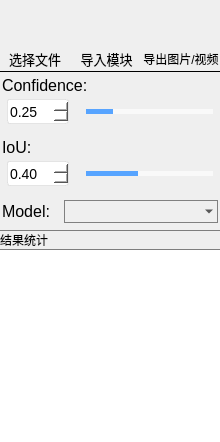
        <widget class="QFrame" name="menu_box">
         <property name="minimumSize">
          <size>
           <width>220</width>
           <height>0</height>
          </size>
         </property>
         <property name="maximumSize">
          <size>
           <width>220</width>
           <height>16777215</height>
          </size>
         </property>
         <property name="styleSheet">
          <string notr="true">QFrame#menu_box{
	border-right:1px solid  #7e7e7e;
     border-left:0px solid  black;
     border-top:0px solid  black;
}</string>
         </property>
         <layout class="QVBoxLayout" name="menubox" stretch="0">
          <property name="spacing">
           <number>0</number>
          </property>
          <property name="leftMargin">
           <number>0</number>
          </property>
          <property name="topMargin">
           <number>1</number>
          </property>
          <property name="rightMargin">
           <number>0</number>
          </property>
          <property name="bottomMargin">
           <number>0</number>
          </property>
          <item>
           <widget class="QFrame" name="menu">
            <property name="sizePolicy">
             <sizepolicy hsizetype="Preferred" vsizetype="Preferred">
              <horstretch>0</horstretch>
              <verstretch>0</verstretch>
             </sizepolicy>
            </property>
            <property name="minimumSize">
             <size>
              <width>0</width>
              <height>0</height>
             </size>
            </property>
            <property name="styleSheet">
             <string notr="true">QGroup#menu{
	border:none;
}</string>
            </property>
            <property name="locale">
             <locale language="Chinese" country="China"/>
            </property>
            <layout class="QVBoxLayout" name="verticalLayout_2" stretch="8,0,50">
             <property name="spacing">
              <number>0</number>
             </property>
             <property name="leftMargin">
              <number>0</number>
             </property>
             <property name="topMargin">
              <number>0</number>
             </property>
             <property name="rightMargin">
              <number>0</number>
             </property>
             <property name="bottomMargin">
              <number>0</number>
             </property>
             <item>
              <layout class="QHBoxLayout" name="tools">
               <property name="spacing">
                <number>2</number>
               </property>
               <property name="leftMargin">
                <number>0</number>
               </property>
               <property name="topMargin">
                <number>6</number>
               </property>
               <property name="rightMargin">
                <number>1</number>
               </property>
               <property name="bottomMargin">
                <number>2</number>
               </property>
               <item>
                <layout class="QVBoxLayout" name="verticalLayout_6">
                 <item>
                  <widget class="QPushButton" name="folder">
                   <property name="minimumSize">
                    <size>
                     <width>40</width>
                     <height>40</height>
                    </size>
                   </property>
                   <property name="styleSheet">
                    <string notr="true">QPushButton#folder{
	border:none;
}
QPushButton::hover {
border-style: solid;
border-width: 0px;
border-radius: 0px;
background-color: rgba(223, 223, 223, 150);
}</string>
                   </property>
                   <property name="text">
                    <string/>
                   </property>
                   <property name="icon">
                    <iconset>
                     <normaloff>../../../python/GUI_Bilibili/icons/folder.png</normaloff>../../../python/GUI_Bilibili/icons/folder.png</iconset>
                   </property>
                   <property name="iconSize">
                    <size>
                     <width>40</width>
                     <height>40</height>
                    </size>
                   </property>
                  </widget>
                 </item>
                 <item>
                  <widget class="QLabel" name="folder_txt">
                   <property name="styleSheet">
                    <string notr="true">QLabel#folder_txt{
	font-size:10pt;
}</string>
                   </property>
                   <property name="text">
                    <string>选择文件</string>
                   </property>
                   <property name="alignment">
                    <set>Qt::AlignCenter</set>
                   </property>
                  </widget>
                 </item>
                </layout>
               </item>
               <item>
                <layout class="QVBoxLayout" name="verticalLayout_8">
                 <item>
                  <widget class="QPushButton" name="importbtn">
                   <property name="minimumSize">
                    <size>
                     <width>40</width>
                     <height>40</height>
                    </size>
                   </property>
                   <property name="styleSheet">
                    <string notr="true">QPushButton#importbtn{
	border:none;
}
QPushButton::hover {
border-style: solid;
border-width: 0px;
border-radius: 0px;
background-color: rgba(223, 223, 223, 150);
}</string>
                   </property>
                   <property name="text">
                    <string/>
                   </property>
                   <property name="icon">
                    <iconset>
                     <normaloff>../../../python/GUI_Bilibili/icons/import.png</normaloff>../../../python/GUI_Bilibili/icons/import.png</iconset>
                   </property>
                   <property name="iconSize">
                    <size>
                     <width>40</width>
                     <height>40</height>
                    </size>
                   </property>
                  </widget>
                 </item>
                 <item>
                  <widget class="QLabel" name="import_txt">
                   <property name="styleSheet">
                    <string notr="true">QLabel#import_txt{
	font-size:10pt;
}</string>
                   </property>
                   <property name="text">
                    <string>导入模块</string>
                   </property>
                   <property name="alignment">
                    <set>Qt::AlignCenter</set>
                   </property>
                  </widget>
                 </item>
                </layout>
               </item>
               <item>
                <layout class="QVBoxLayout" name="verticalLayout_9">
                 <item>
                  <widget class="QPushButton" name="exporter">
                   <property name="minimumSize">
                    <size>
                     <width>40</width>
                     <height>40</height>
                    </size>
                   </property>
                   <property name="styleSheet">
                    <string notr="true">QPushButton#exporter{
	border:none;
}
QPushButton::hover {
border-style: solid;
border-width: 0px;
border-radius: 0px;
background-color: rgba(223, 223, 223, 150);
}</string>
                   </property>
                   <property name="text">
                    <string/>
                   </property>
                   <property name="icon">
                    <iconset>
                     <normaloff>../../../python/GUI_Bilibili/icons/export.png</normaloff>../../../python/GUI_Bilibili/icons/export.png</iconset>
                   </property>
                   <property name="iconSize">
                    <size>
                     <width>40</width>
                     <height>40</height>
                    </size>
                   </property>
                  </widget>
                 </item>
                 <item>
                  <widget class="QLabel" name="recog_txt_2">
                   <property name="styleSheet">
                    <string notr="true">QLabel#export_txt{
	font-size:10pt;
}</string>
                   </property>
                   <property name="text">
                    <string>导出图片/视频</string>
                   </property>
                   <property name="alignment">
                    <set>Qt::AlignCenter</set>
                   </property>
                  </widget>
                 </item>
                </layout>
               </item>
              </layout>
             </item>
             <item>
              <widget class="QFrame" name="args">
               <property name="styleSheet">
                <string notr="true">QFrame#args{
	border-top:1px solid black;
}</string>
               </property>
               <layout class="QVBoxLayout" name="argsbar" stretch="0,10,2,0,10,2,8">
                <property name="spacing">
                 <number>4</number>
                </property>
                <property name="leftMargin">
                 <number>2</number>
                </property>
                <property name="topMargin">
                 <number>4</number>
                </property>
                <property name="rightMargin">
                 <number>2</number>
                </property>
                <property name="bottomMargin">
                 <number>1</number>
                </property>
                <item>
                 <widget class="QLabel" name="confidence">
                  <property name="styleSheet">
                   <string notr="true">QLabel#confidence{
	font-size:12pt;
}</string>
                  </property>
                  <property name="text">
                   <string>Confidence:</string>
                  </property>
                 </widget>
                </item>
                <item>
                 <layout class="QHBoxLayout" name="horizontalLayout_8" stretch="0,0">
                  <property name="spacing">
                   <number>12</number>
                  </property>
                  <property name="leftMargin">
                   <number>5</number>
                  </property>
                  <property name="rightMargin">
                   <number>0</number>
                  </property>
                  <item>
                   <widget class="QDoubleSpinBox" name="con_num">
                    <property name="minimumSize">
                     <size>
                      <width>62</width>
                      <height>25</height>
                     </size>
                    </property>
                    <property name="maximumSize">
                     <size>
                      <width>62</width>
                      <height>16777215</height>
                     </size>
                    </property>
                    <property name="font">
                     <font>
                      <family>Microsoft YaHei UI</family>
                      <pointsize>-1</pointsize>
                     </font>
                    </property>
                    <property name="styleSheet">
                     <string notr="true">QDoubleSpinBox{
background:white;
color:black;
font-size: 14px;
font-family: &quot;Microsoft YaHei UI&quot;;
border-style: solid;
border-width: 1px;
border-color: rgba(200, 200, 200,100);
border-radius: 3px;
margin: 0px 0;                                         
     left: 5px; 
	right: 5px; 
}

QDoubleSpinBox::down-button{
background:rgba(200, 200, 200,0);
border-image: url(:/img/img/icons/down-arrow.png);}
QDoubleSpinBox::down-button::hover{
background:rgba(200, 200, 200,100);
border-image: url(:/img/img/icons/down-arrow.png);}

QDoubleSpinBox::up-button{
background:rgba(200, 200, 200,0);
border-image: url(:/img/img/icons/up-arrow.png);}
QDoubleSpinBox::up-button::hover{
background:rgba(200, 200, 200,100);
border-image: url(:/img/img/icons/up-arrow.png);}
</string>
                    </property>
                    <property name="maximum">
                     <double>1.000000000000000</double>
                    </property>
                    <property name="singleStep">
                     <double>0.010000000000000</double>
                    </property>
                    <property name="value">
                     <double>0.250000000000000</double>
                    </property>
                   </widget>
                  </item>
                  <item>
                   <widget class="QSlider" name="con_slider">
                    <property name="styleSheet">
                     <string notr="true">QSlider{
	border-color: #bcbcbc;
	color:#57a4ff;
}
QSlider::groove:horizontal {                                
     border: 1px solid #999999;                             
     height: 3px;                                           
  	 margin: 0px 0;                                         
     left: 5px; 
	right: 5px; 
 }
QSlider::handle:horizontal {                               
     border: 0px ; 
     border-image: url(:/img/img/icons/full-moon.png);
	 width:17px;
     margin: -7px -7px -7px -7px;                  
} 
QSlider::add-page:horizontal{
background: qlineargradient(spread:pad, x1:0, y1:1, x2:0, y2:0, stop:0 #f9f9f9, stop:0.25 #f9f9f9, stop:0.5 #f9f9f9, stop:1 #f9f9f9); 

}
QSlider::sub-page:horizontal{                               
 background: qlineargradient(spread:pad, x1:0, y1:1, x2:0, y2:0, stop:0 #57a4ff, stop:0.25 #57a4ff, stop:0.5 #57a4ff, stop:1 #57a4ff);                     
}</string>
                    </property>
                    <property name="maximum">
                     <number>100</number>
                    </property>
                    <property name="value">
                     <number>20</number>
                    </property>
                    <property name="orientation">
                     <enum>Qt::Horizontal</enum>
                    </property>
                   </widget>
                  </item>
                 </layout>
                </item>
                <item>
                 <spacer name="verticalSpacer_3">
                  <property name="orientation">
                   <enum>Qt::Vertical</enum>
                  </property>
                  <property name="sizeHint" stdset="0">
                   <size>
                    <width>20</width>
                    <height>10</height>
                   </size>
                  </property>
                 </spacer>
                </item>
                <item>
                 <widget class="QLabel" name="iou">
                  <property name="styleSheet">
                   <string notr="true">QLabel#iou{
	font-size:12pt;
}</string>
                  </property>
                  <property name="text">
                   <string>IoU:</string>
                  </property>
                 </widget>
                </item>
                <item>
                 <layout class="QHBoxLayout" name="horizontalLayout_9" stretch="0,0">
                  <property name="spacing">
                   <number>12</number>
                  </property>
                  <property name="leftMargin">
                   <number>5</number>
                  </property>
                  <item>
                   <widget class="QDoubleSpinBox" name="iou_num">
                    <property name="minimumSize">
                     <size>
                      <width>62</width>
                      <height>25</height>
                     </size>
                    </property>
                    <property name="maximumSize">
                     <size>
                      <width>62</width>
                      <height>16777215</height>
                     </size>
                    </property>
                    <property name="font">
                     <font>
                      <family>Microsoft YaHei UI</family>
                      <pointsize>-1</pointsize>
                     </font>
                    </property>
                    <property name="styleSheet">
                     <string notr="true">QDoubleSpinBox{
background:white;
color:black;
font-size: 14px;
font-family: &quot;Microsoft YaHei UI&quot;;
border-style: solid;
border-width: 1px;
border-color: rgba(200, 200, 200,100);
border-radius: 3px;
margin: 0px 0;                                         
     left: 5px; 
	right: 5px; 
}

QDoubleSpinBox::down-button{
background:rgba(200, 200, 200,0);
border-image: url(:/img/img/icons/down-arrow.png);}
QDoubleSpinBox::down-button::hover{
background:rgba(200, 200, 200,100);
border-image: url(:/img/img/icons/down-arrow.png);}

QDoubleSpinBox::up-button{
background:rgba(200, 200, 200,0);
border-image: url(:/img/img/icons/up-arrow.png);}
QDoubleSpinBox::up-button::hover{
background:rgba(200, 200, 200,100);
border-image: url(:/img/img/icons/up-arrow.png);}
</string>
                    </property>
                    <property name="maximum">
                     <double>1.000000000000000</double>
                    </property>
                    <property name="singleStep">
                     <double>0.010000000000000</double>
                    </property>
                    <property name="value">
                     <double>0.400000000000000</double>
                    </property>
                   </widget>
                  </item>
                  <item>
                   <widget class="QSlider" name="iou_slider">
                    <property name="styleSheet">
                     <string notr="true">QSlider{
	border-color: #bcbcbc;
	color:#57a4ff;
}
QSlider::groove:horizontal {                                
     border: 1px solid #999999;                             
     height: 3px;                                           
  	 margin: 0px 0;                                         
     left: 5px; 
	right: 5px; 
 }
QSlider::handle:horizontal {                               
     border: 0px ; 
     border-image: url(:/img/img/icons/full-moon.png);
	 width:17px;
     margin: -7px -7px -7px -7px;                  
} 
QSlider::add-page:horizontal{
background: qlineargradient(spread:pad, x1:0, y1:1, x2:0, y2:0, stop:0 #f9f9f9, stop:0.25 #f9f9f9, stop:0.5 #f9f9f9, stop:1 #f9f9f9); 

}
QSlider::sub-page:horizontal{                               
 background: qlineargradient(spread:pad, x1:0, y1:1, x2:0, y2:0, stop:0 #57a4ff, stop:0.25 #57a4ff, stop:0.5 #57a4ff, stop:1 #57a4ff);                     
}</string>
                    </property>
                    <property name="maximum">
                     <number>100</number>
                    </property>
                    <property name="value">
                     <number>40</number>
                    </property>
                    <property name="orientation">
                     <enum>Qt::Horizontal</enum>
                    </property>
                   </widget>
                  </item>
                 </layout>
                </item>
                <item>
                 <spacer name="verticalSpacer_4">
                  <property name="orientation">
                   <enum>Qt::Vertical</enum>
                  </property>
                  <property name="sizeHint" stdset="0">
                   <size>
                    <width>20</width>
                    <height>10</height>
                   </size>
                  </property>
                 </spacer>
                </item>
                <item>
                 <layout class="QHBoxLayout" name="horizontalLayout_2" stretch="12,30">
                  <property name="spacing">
                   <number>0</number>
                  </property>
                  <item>
                   <widget class="QLabel" name="ptmodel">
                    <property name="styleSheet">
                     <string notr="true">QLabel#ptmodel{
	font-size:12pt;
}</string>
                    </property>
                    <property name="text">
                     <string>Model:</string>
                    </property>
                   </widget>
                  </item>
                  <item>
                   <widget class="QComboBox" name="comboBox">
                    <property name="styleSheet">
                     <string notr="true">QComboBox QAbstractItemView {
font-family: &quot;Microsoft YaHei&quot;;
font-size: 16px;
background:white;
selection-background-color: rgb(255, 255, 255);
color: black;
outline:none;
border:none;}
QComboBox{
font-family: &quot;Microsoft YaHei&quot;;
font-size: 16px;
color: black;
border-width:1px;
border-color:grey;
border-style:solid;
background-color: rgba(200, 200, 200,0);
}

QComboBox::drop-down {
margin-top:1;
margin-right:2;
height:20;
background:rgba(255,255,255,0);
border-image:url(:/img/img/下拉.png);
}</string>
                    </property>
                    <property name="editable">
                     <bool>false</bool>
                    </property>
                    <property name="currentText">
                     <string/>
                    </property>
                   </widget>
                  </item>
                 </layout>
                </item>
               </layout>
              </widget>
             </item>
             <item>
              <layout class="QVBoxLayout" name="resultbox" stretch="1,15">
               <property name="spacing">
                <number>0</number>
               </property>
               <property name="topMargin">
                <number>6</number>
               </property>
               <item>
                <widget class="QFrame" name="result_2">
                 <property name="styleSheet">
                  <string notr="true">QFrame#result_2{
	border-top:1px solid #7e7e7e;
	border-bottom:1px solid #7e7e7e;
}</string>
                 </property>
                 <layout class="QHBoxLayout" name="mess">
                  <property name="spacing">
                   <number>0</number>
                  </property>
                  <property name="leftMargin">
                   <number>0</number>
                  </property>
                  <property name="topMargin">
                   <number>0</number>
                  </property>
                  <property name="rightMargin">
                   <number>0</number>
                  </property>
                  <property name="bottomMargin">
                   <number>0</number>
                  </property>
                  <item>
                   <widget class="QLabel" name="resultbar">
                    <property name="styleSheet">
                     <string notr="true">QLabel#resultbar{
	font: 500 18pt &quot;蝉羽真颜金戈&quot;;
}</string>
                    </property>
                    <property name="text">
                     <string>结果统计</string>
                    </property>
                   </widget>
                  </item>
                 </layout>
                </widget>
               </item>
               <item>
                <widget class="QListWidget" name="resultlist">
                 <property name="font">
                  <font>
                   <family>蝉羽真颜金戈</family>
                   <pointsize>18</pointsize>
                   <italic>false</italic>
                   <bold>false</bold>
                  </font>
                 </property>
                 <property name="styleSheet">
                  <string notr="true">QListWidget#resultlist{
	border:none;
	font: 500 18pt &quot;蝉羽真颜金戈&quot;;
}</string>
                 </property>
                </widget>
               </item>
              </layout>
             </item>
            </layout>
           </widget>
          </item>
         </layout>
        </widget>
